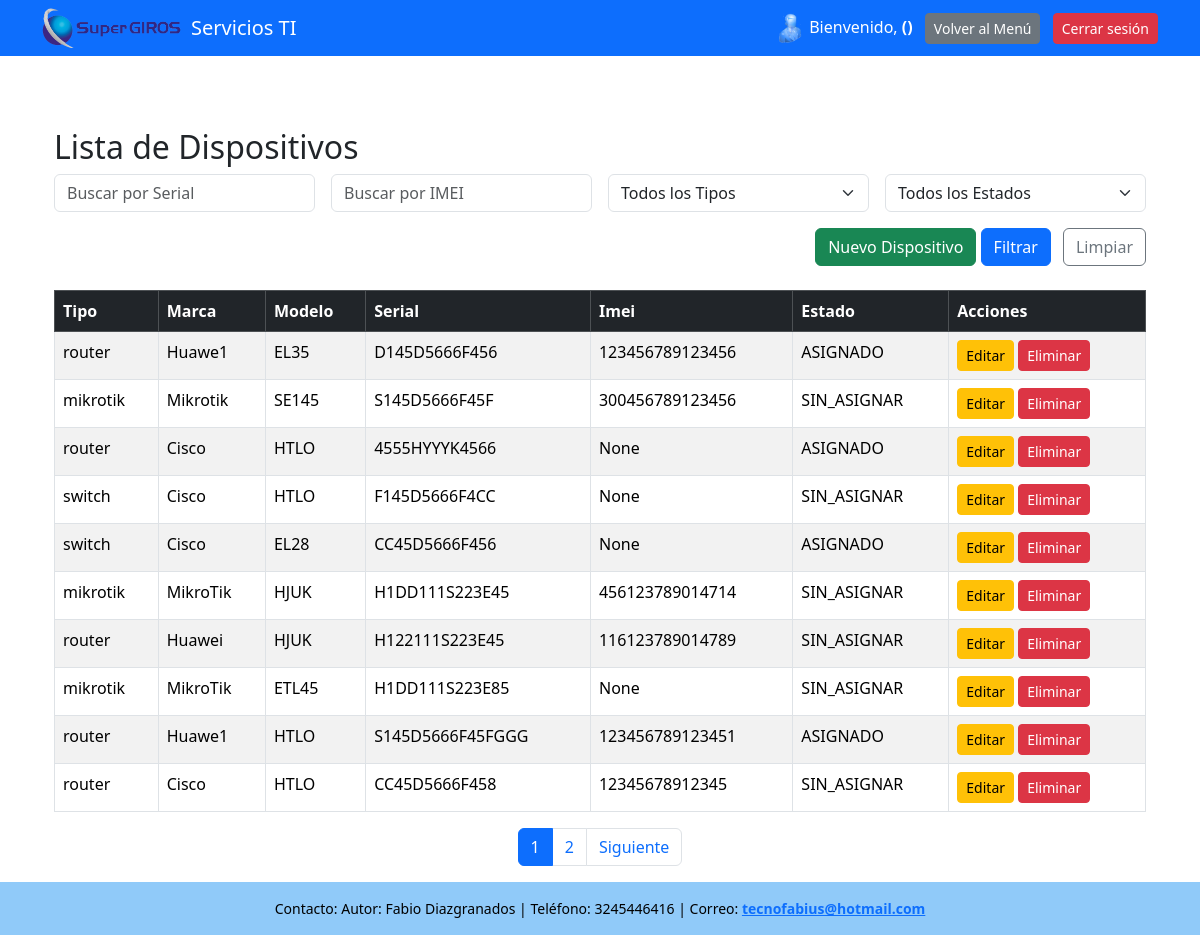
/inventario/ (signed in), run on the app's committed database.
### servicios_ti/models.py (models this page shows, shortened)
class Dispositivo(models.Model):
    TIPOS = [
        ('router', 'Router'),
        ('mikrotik', 'Mikrotik'),
        ('switch', 'Switch'),
        ('radio', 'Radio')
    ]
    OPERADOR = [
        ('tigo', 'Tigo'),
        ('claro', 'Claro'),
        ('movistar', 'Movistar'),
        ('no', 'No')
    ]
    ESTADO = [
        ('SIN_ASIGNAR', 'SIN_ASIGNAR'),
        ('ASIGNADO', 'ASIGNADO'),
    ]
    tipo = models.CharField(max_length=100, choices=TIPOS)
    marca = models.CharField(max_length=100)
    modelo = models.CharField(max_length=100)
    serial = models.CharField(max_length=100,unique=True)
    imei = models.CharField(max_length=15, unique=True, null=True, blank=True)
    operador = models.CharField(max_length=100, choices=OPERADOR)
    numero_sincard = models.CharField(max_length=15,null=True, blank=True, unique=True)
    descripcion = models.TextField(null=True, blank=True)
    estado = models.CharField(max_length=100, choices= ESTADO)

### servicios_ti/views.py (the view)
# urls.py: path('inventario/', views.lista_dispositivos, name='lista_dispositivos'),
def lista_dispositivos(request):
    if 'usuario_id' not in request.session:
        return redirect('login')
    dispositivos = Dispositivo.objects.all()
    serial = request.GET.get('serial')
    imei = request.GET.get('imei')
    tipo = request.GET.get('tipo')
    estado = request.GET.get('estado')
    if serial:
        dispositivos = dispositivos.filter(serial__icontains=serial)
    if imei:
        dispositivos = dispositivos.filter(imei__icontains=imei)
    if tipo:
        dispositivos = dispositivos.filter(tipo=tipo)
    if estado:
        dispositivos = dispositivos.filter(estado=estado)
    paginator = Paginator(dispositivos, 10)  # 10 por página
    page_number = request.GET.get('page')
    page_obj = paginator.get_page(page_number)
    tipos = Dispositivo.objects.values_list('tipo', flat=True).distinct()
    estados = Dispositivo.objects.values_list('estado', flat=True).distinct()
    return render(request, 'list_dispositivos.html', {
        'page_obj': page_obj,
        'tipos': tipos,
        'estados': estados,
        'serial': serial or '',
        'imei': imei or '',
        'tipo': tipo or '',
        'estado': estado or ''
    })

### servicios_ti/templates/list_dispositivos.html (shortened to what this page needs)
{% extends "base.html" %}
{% block content %}
<div class="container mt-5">
    <h2>Lista de Dispositivos</h2>
<form method="get" class="row g-3 mb-4">
    <div class="col-md-3">
        <input type="text" name="serial" placeholder="Buscar por Serial" class="form-control" value="{{ serial }}">
    </div>
    <div class="col-md-3">
        <input type="text" name="imei" placeholder="Buscar por IMEI" class="form-control" value="{{ imei }}">
    </div>
    <div class="col-md-3">
        <select name="tipo" class="form-select">
            <option value="">Todos los Tipos</option>
        </select>
    </div>
    <div class="col-md-3">
        <select name="estado" class="form-select">
            <option value="">Todos los Estados</option>
        </select>
    </div>
    <div class="col-12 text-end">
        <a href="{% url 'crear_dispositivo' %}" class="btn btn-success">Nuevo Dispositivo</a>
        <button type="submit" class="btn btn-primary">Filtrar</button>
        <a href="{% url 'lista_dispositivos' %}" class="btn btn-outline-secondary ms-2">Limpiar</a>
    </div>
</form>
    <table class="table table-bordered table-striped">
        <thead class="table-dark">
            <tr>
                <th>Tipo</th>
                <th>Marca</th>
                <th>Modelo</th>
                <th>Serial</th>
                <th>Imei</th>
                <th>Estado</th>
                <th>Acciones</th>
            </tr>
        </thead>
        <tbody>
            {% for dispositivo in page_obj %}
            <tr>
                <td>{{ dispositivo.tipo }}</td>
                <td>{{ dispositivo.marca }}</td>
                <td>{{ dispositivo.modelo }}</td>
                <td>{{ dispositivo.serial }}</td>
                <td>{{ dispositivo.imei }}</td>
                <td>{{ dispositivo.estado }}</td>
                <td>
                    <a href="{% url 'editar_dispositivo' dispositivo.id %}" class="btn btn-warning btn-sm">Editar</a>
                    <a href="{% url 'eliminar_dispositivo' dispositivo.id %}" class="btn btn-danger btn-sm">Eliminar</a>
                </td>
            </tr>
            {% empty %}
            <tr>
                <td colspan="7" class="text-center">No hay dispositivos encontrados.</td>
            </tr>
            {% endfor %}
        </tbody>
    </table>
    {% if page_obj.has_other_pages %}
    <nav class="d-flex justify-content-center">
        <ul class="pagination">
            {% for num in page_obj.paginator.page_range %}
                {% if page_obj.number == num %}
                    <li class="page-item active"><span class="page-link">{{ num }}</span></li>
                {% else %}
                    <li class="page-item">
                        <a class="page-link" href="?page={{ num }}&serial={{ serial }}&imei={{ imei }}">{{ num }}</a>
                    </li>
                {% endif %}
            {% endfor %}
            {% if page_obj.has_next %}
            <li class="page-item">
                <a class="page-link" href="?page={{ page_obj.next_page_number }}&serial={{ serial }}&imei={{ imei }}">Siguiente</a>
            </li>
            {% endif %}
        </ul>
    </nav>
    {% endif %}
</div>
{% endblock %}

### servicios_ti/templates/base.html (style rules this page uses)
html, body { height: 100%; margin: 0; }

### data on the page
Dispositivo: tipo "router", marca "Huawe1", modelo "EL35", serial "D145D5666F456", imei "123456789123456", estado "ASIGNADO"
Dispositivo: tipo "mikrotik", marca "Mikrotik", modelo "SE145", serial "S145D5666F45F", imei "300456789123456", estado "SIN_ASIGNAR"
Dispositivo: tipo "router", marca "Cisco", modelo "HTLO", serial "4555HYYYK4566", imei "None", estado "ASIGNADO"
Dispositivo: tipo "switch", marca "Cisco", modelo "HTLO", serial "F145D5666F4CC", imei "None", estado "SIN_ASIGNAR"
Dispositivo: tipo "switch", marca "Cisco", modelo "EL28", serial "CC45D5666F456", imei "None", estado "ASIGNADO"
Dispositivo: tipo "mikrotik", marca "MikroTik", modelo "HJUK", serial "H1DD111S223E45", imei "456123789014714", estado "SIN_ASIGNAR"
Dispositivo: tipo "router", marca "Huawei", modelo "HJUK", serial "H122111S223E45", imei "116123789014789", estado "SIN_ASIGNAR"
Dispositivo: tipo "mikrotik", marca "MikroTik", modelo "ETL45", serial "H1DD111S223E85", imei "None", estado "SIN_ASIGNAR"
Dispositivo: tipo "router", marca "Huawe1", modelo "HTLO", serial "S145D5666F45FGGG", imei "123456789123451", estado "ASIGNADO"
Dispositivo: tipo "router", marca "Cisco", modelo "HTLO", serial "CC45D5666F458", imei "12345678912345", estado "SIN_ASIGNAR"

### other printed values
{{ num }} "1"
{{ num }} "2"
